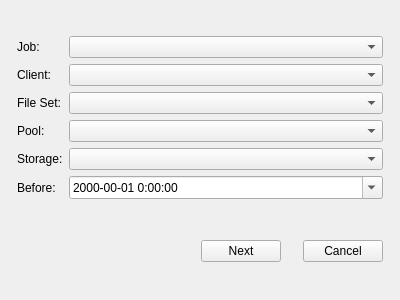
<ui version="4.0" >
 <class>restoreFileForm</class>
 <widget class="QWidget" name="restoreFileForm" >
  <property name="geometry" >
   <rect>
    <x>0</x>
    <y>0</y>
    <width>400</width>
    <height>300</height>
   </rect>
  </property>
  <property name="windowTitle" >
   <string>Restore Files Dialog</string>
  </property>
  <layout class="QVBoxLayout" >
   <property name="margin" >
    <number>9</number>
   </property>
   <property name="spacing" >
    <number>6</number>
   </property>
   <item>
    <layout class="QGridLayout" >
     <property name="margin" >
      <number>8</number>
     </property>
     <property name="spacing" >
      <number>6</number>
     </property>
     <item row="2" column="0" >
      <widget class="QLabel" name="label_3" >
       <property name="text" >
        <string>File Set:</string>
       </property>
       <property name="buddy" >
        <cstring>filesetCombo</cstring>
       </property>
      </widget>
     </item>
     <item row="3" column="1" >
      <widget class="QComboBox" name="poolCombo" />
     </item>
     <item row="0" column="1" >
      <widget class="QComboBox" name="jobCombo" >
       <property name="sizePolicy" >
        <sizepolicy>
         <hsizetype>7</hsizetype>
         <vsizetype>0</vsizetype>
         <horstretch>0</horstretch>
         <verstretch>0</verstretch>
        </sizepolicy>
       </property>
      </widget>
     </item>
     <item row="1" column="0" >
      <widget class="QLabel" name="label_2" >
       <property name="text" >
        <string>Client:</string>
       </property>
       <property name="buddy" >
        <cstring>clientCombo</cstring>
       </property>
      </widget>
     </item>
     <item row="5" column="0" >
      <widget class="QLabel" name="label_6" >
       <property name="text" >
        <string>Before:</string>
       </property>
       <property name="buddy" >
        <cstring>dateTimeEdit</cstring>
       </property>
      </widget>
     </item>
     <item row="4" column="0" >
      <widget class="QLabel" name="label_5" >
       <property name="text" >
        <string>Storage:</string>
       </property>
       <property name="buddy" >
        <cstring>storageCombo</cstring>
       </property>
      </widget>
     </item>
     <item row="4" column="1" >
      <widget class="QComboBox" name="storageCombo" />
     </item>
     <item row="3" column="0" >
      <widget class="QLabel" name="label_4" >
       <property name="text" >
        <string>Pool:</string>
       </property>
       <property name="buddy" >
        <cstring>poolCombo</cstring>
       </property>
      </widget>
     </item>
     <item row="1" column="1" >
      <widget class="QComboBox" name="clientCombo" />
     </item>
     <item row="5" column="1" >
      <widget class="QDateTimeEdit" name="dateTimeEdit" >
       <property name="minimumDate" >
        <date>
         <year>2000</year>
         <month>1</month>
         <day>1</day>
        </date>
       </property>
       <property name="displayFormat" >
        <string>yyyy-mm-dd h:mm:ss</string>
       </property>
       <property name="calendarPopup" >
        <bool>true</bool>
       </property>
      </widget>
     </item>
     <item row="0" column="0" >
      <widget class="QLabel" name="label" >
       <property name="text" >
        <string>Job:</string>
       </property>
       <property name="buddy" >
        <cstring>jobCombo</cstring>
       </property>
      </widget>
     </item>
     <item row="2" column="1" >
      <widget class="QComboBox" name="filesetCombo" />
     </item>
    </layout>
   </item>
   <item>
    <layout class="QHBoxLayout" >
     <property name="margin" >
      <number>8</number>
     </property>
     <property name="spacing" >
      <number>6</number>
     </property>
     <item>
      <spacer>
       <property name="orientation" >
        <enum>Qt::Horizontal</enum>
       </property>
       <property name="sizeHint" >
        <size>
         <width>40</width>
         <height>20</height>
        </size>
       </property>
      </spacer>
     </item>
     <item>
      <widget class="QPushButton" name="nextButton" >
       <property name="text" >
        <string>Next</string>
       </property>
      </widget>
     </item>
     <item>
      <spacer>
       <property name="orientation" >
        <enum>Qt::Horizontal</enum>
       </property>
       <property name="sizeType" >
        <enum>QSizePolicy::Fixed</enum>
       </property>
       <property name="sizeHint" >
        <size>
         <width>16</width>
         <height>21</height>
        </size>
       </property>
      </spacer>
     </item>
     <item>
      <widget class="QPushButton" name="cancelButton" >
       <property name="text" >
        <string>Cancel</string>
       </property>
      </widget>
     </item>
    </layout>
   </item>
  </layout>
 </widget>
 <resources/>
 <connections/>
</ui>
